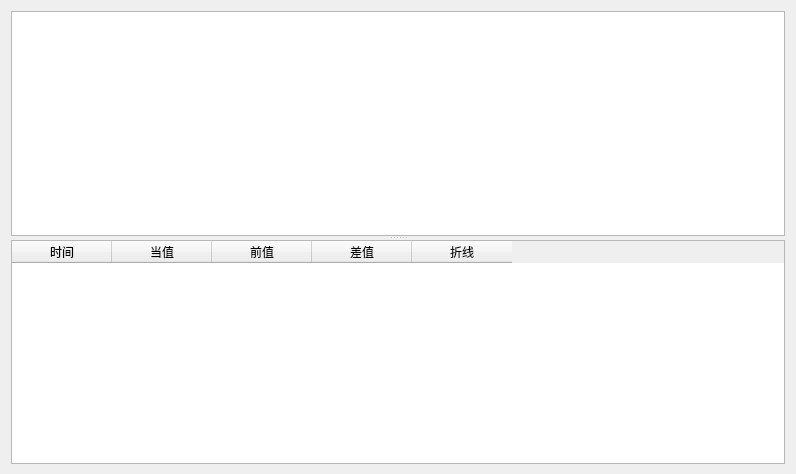
<?xml version="1.0" encoding="UTF-8"?>
<ui version="4.0">
 <class>FChartForm</class>
 <widget class="QWidget" name="FChartForm">
  <property name="geometry">
   <rect>
    <x>0</x>
    <y>0</y>
    <width>796</width>
    <height>474</height>
   </rect>
  </property>
  <property name="windowTitle">
   <string>Form</string>
  </property>
  <layout class="QGridLayout" name="gridLayout">
   <property name="sizeConstraint">
    <enum>QLayout::SetMaximumSize</enum>
   </property>
   <property name="topMargin">
    <number>11</number>
   </property>
   <property name="bottomMargin">
    <number>10</number>
   </property>
   <item row="0" column="0">
    <widget class="QSplitter" name="splitter">
     <property name="orientation">
      <enum>Qt::Vertical</enum>
     </property>
     <widget class="QChartView" name="graphicsView"/>
     <widget class="QTableWidget" name="tableWidget">
      <property name="verticalScrollBarPolicy">
       <enum>Qt::ScrollBarAsNeeded</enum>
      </property>
      <property name="horizontalScrollBarPolicy">
       <enum>Qt::ScrollBarAsNeeded</enum>
      </property>
      <property name="verticalScrollMode">
       <enum>QAbstractItemView::ScrollPerItem</enum>
      </property>
      <column>
       <property name="text">
        <string>时间</string>
       </property>
      </column>
      <column>
       <property name="text">
        <string>当值</string>
       </property>
      </column>
      <column>
       <property name="text">
        <string>前值</string>
       </property>
      </column>
      <column>
       <property name="text">
        <string>差值</string>
       </property>
      </column>
      <column>
       <property name="text">
        <string>折线</string>
       </property>
      </column>
     </widget>
    </widget>
   </item>
  </layout>
 </widget>
 <customwidgets>
  <customwidget>
   <class>QChartView</class>
   <extends>QGraphicsView</extends>
   <header>qchartview.h</header>
  </customwidget>
 </customwidgets>
 <resources/>
 <connections/>
</ui>
